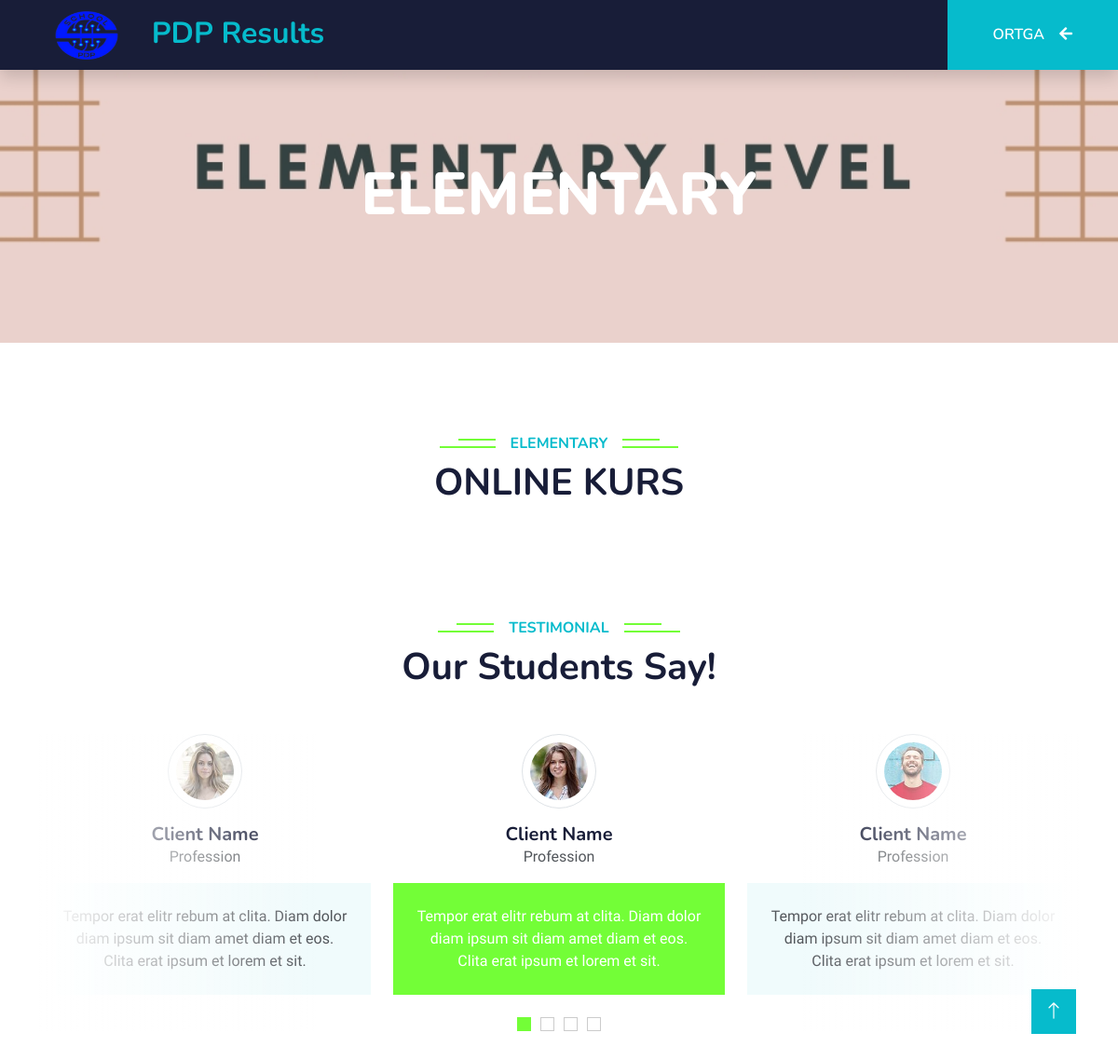
Before: /panel/elementary with the older database file.
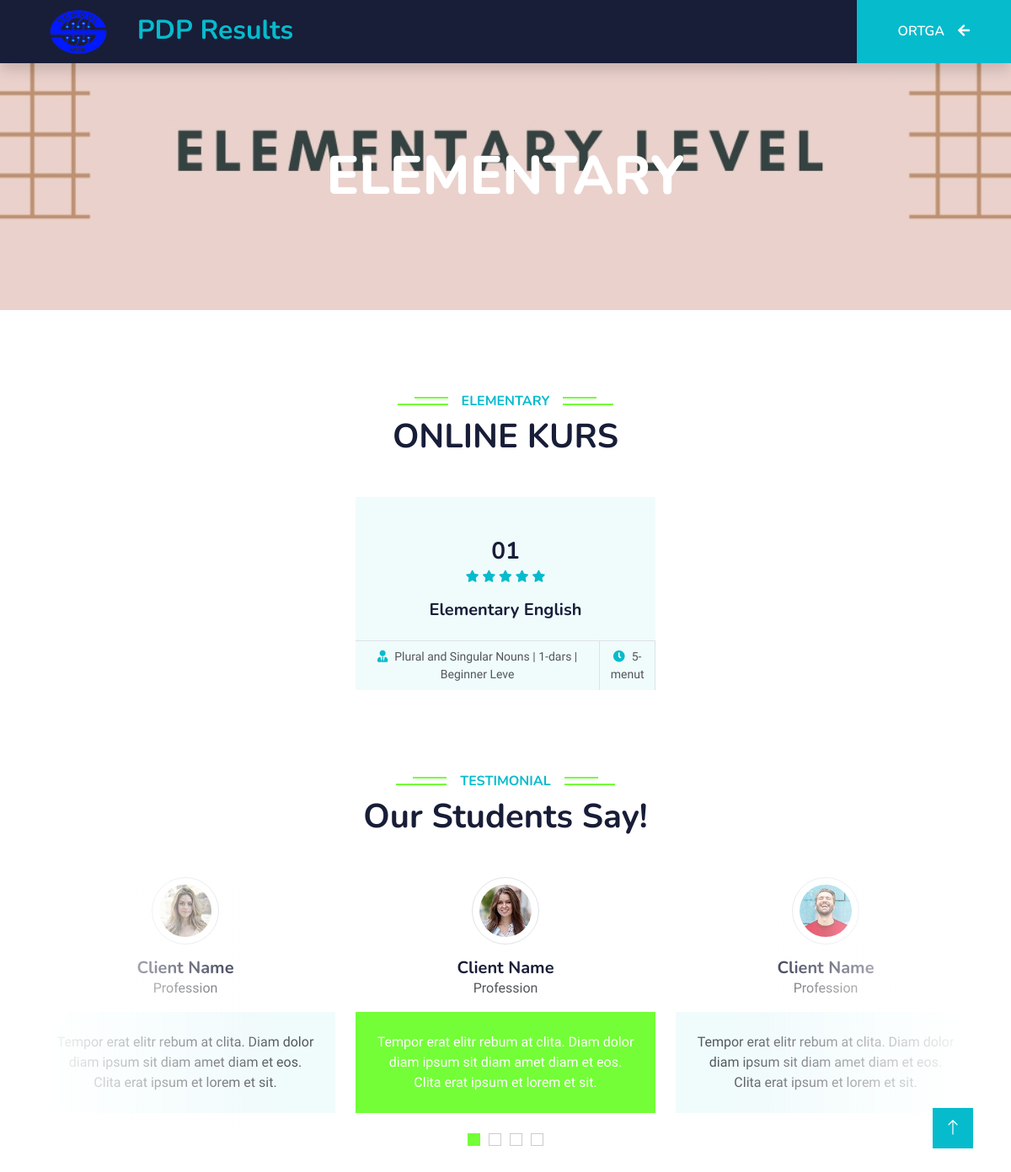
After: the same page with the newer database file.
### panel/models.py (models this page shows)
class Elementary(models.Model):
    num = models.CharField(max_length=2, blank=True, null=True)
    title = models.CharField(max_length=30, blank=True, null=True)
    topic = models.CharField(max_length=50, blank=True, null=True)
    date = models.CharField(max_length=50, blank=True, null=True)
    links = models.URLField()
    images = models.ImageField(upload_to="en")
    dic = models.TextField()

### panel/views.py (the view)
# urls.py: path('elementary', ElementaryView.as_view(), name='elementary'),
class ElementaryView(ListView):
    model = Elementary
    context_object_name = "elements"
    template_name = "OnlineDarslar/elementary.html"

### templates/OnlineDarslar/elementary.html (shortened to what the changed rows need)
<!DOCTYPE html>
<html lang="en">
<head>
    <link href="https://cdnjs.cloudflare.com/ajax/libs/font-awesome/5.10.0/css/all.min.css" rel="stylesheet">
    <link href="https://cdn.jsdelivr.net/npm/bootstrap-icons@1.4.1/font/bootstrap-icons.css" rel="stylesheet">
    <link href="../../static/libMiz/animateMiz/animateMiz.min.css" rel="stylesheet">
    <link href="../../static/libMiz/owlcarouselMiz/assetsMiz/owl.carouselMiz.min.css" rel="stylesheet">
    <link href="../../static/cssMiz/bootstrap.minMiz.css" rel="stylesheet">
    <link href="../../static/cssMiz/styleMiz.css" rel="stylesheet">
</head>
<body>
    <nav class="navbar navbar-expand-lg bg-dark navbar-light shadow sticky-top p-0">
           <a href="index.html" class="navbar-brand d-flex align-items-center px-4 px-lg-5">
  <h2 class="m-0 text-primary">
    <img src="../../static/darkpan-1.0.0/imgim/loga.png" alt="Logo" class="me-3" style="width: 90px; height: 70px;">
    PDP Results
  </h2>
</a>
    </nav>
    <div class="container-fluid bg-primary py-5 mb-5 page1-header">
        <div class="container py-5">
            <div class="row justify-content-center">
                <div class="col-lg-10 text-center">
                    <h1 class="display-3 text-white animated slideInDown">ELEMENTARY</h1>
                </div>
            </div>
        </div>
    </div>
    <div class="container-xxl py-5">
        <div class="container">
            <div class="text-center wow fadeInUp" data-wow-delay="0.1s">
                <h1 class="mb-5">ONLINE KURS</h1>
            </div>
            <div class="row g-4 justify-content-center">
                {% for post in elements %}
                <div class="col-lg-4 col-md-6 wow fadeInUp" data-wow-delay="0.5s">
                    <div class="course-item bg-light">
                        <div class="position-relative overflow-hidden">
                        </div>
                        <div class="text-center p-4 pb-0">
                            <h3 class="mb-0">{{ post.num }}</h3>
                            <div class="mb-3">
                                <small class="fa fa-star text-primary"></small>
                                <small class="fa fa-star text-primary"></small>
                                <small class="fa fa-star text-primary"></small>
                                <small class="fa fa-star text-primary"></small>
                                <small class="fa fa-star text-primary"></small>
                            </div>
                            <h5 class="mb-4">{{ post.title }}</h5>
                        </div>
                        <div class="d-flex border-top">
                            <small class="flex-fill text-center border-end py-2"><i class="fa fa-user-tie text-primary me-2"></i>{{ post.topic }}</small>
                            <small class="flex-fill text-center border-end py-2"><i class="fa fa-clock text-primary me-2"></i>{{ post.date }}</small>
                        </div>
                    </div>
                </div>
                {% endfor %}
            </div>
        </div>
    </div>
    <div class="container-xxl py-5 wow fadeInUp" data-wow-delay="0.1s">
        <div class="container">
            <div class="text-center">
                <h1 class="mb-5">Our Students Say!</h1>
            </div>
        </div>
    </div>
</body>
</html>

Changed rows visible on the page:
added Elementary: num "01", title "Elementary English", topic "Plural and Singular Nouns | 1-dars | Beginner Leve", date "5-menut"
